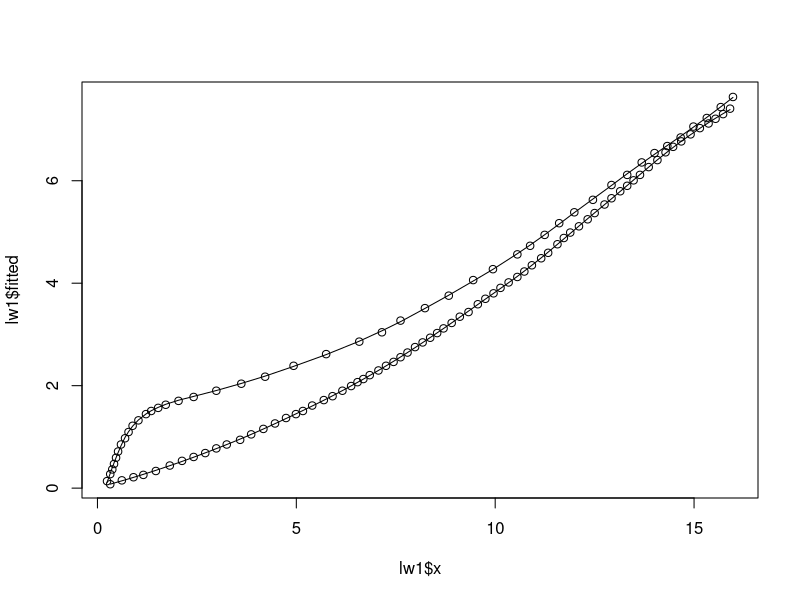
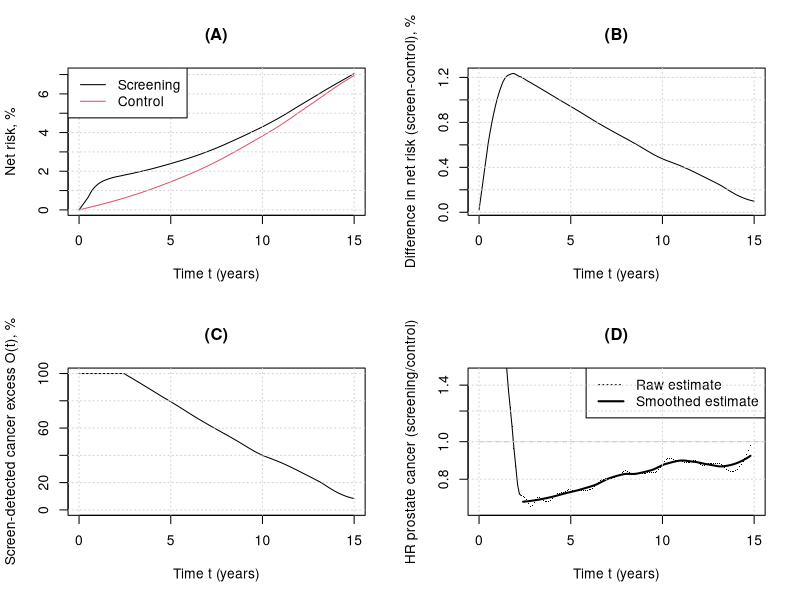

Write the R code that produced these figures, in order.
##_/_/_/_/_/_/_/_/_/_/_/_/_/_/_/_/_/_/_/_/_/_/_/_/_/_/_/_/_/_/_/_/_/_/_/_/_/_/_/_/_/_/
##
## Analysis code for:  Evaluating the impact of age on prostate cancer overdiagnosis using long-term follow-up from the CAP randomised trial (Brentnall et al, submitted 2026).
##
## Date: 27th Feb 2026
## Author: Adam Brentnall
##_/_/_/_/_/_/_/_/_/_/_/_/_/_/_/_/_/_/_/_/_/_/_/_/_/_/_/_/_/_/_/_/_/_/_/_/_/_/_/_/_/_/

## Libraries
library("tidyverse")
library("readxl")

######################################################################################
## Load data
## Data extracted from Martin RM, Turner EL, Young GJ, Metcalfe C, Walsh EI, Lane JA, et al.
## Prostate-Specific Antigen Screening and 15-Year Prostate Cancer Mortality: A Secondary
## Analysis of the CAP Randomized Clinical Trial. JAMA. 2024;331:1460-70.
## Figure 2c, extracted using https://plotdigitizer.com/app

## control arm
mydta_control<-read_csv("plot-data-control-arm.csv")
mydta_control<-mydta_control[order(mydta_control$x),]

## screening arm
mydta_screen<-read_csv("plot-data-screening-arm.csv")
mydta_screen<-mydta_screen[order(mydta_screen$x),]

## interpolate points
lw1<-loess(y~x, mydta_screen, span=0.25)

lw2<-loess(y~x, mydta_control, span=0.25)

## visual 
plot(lw1$x, lw1$fitted, type="l")
points(lw1$x, lw1$y)
lines(lw2$x,lw2$fitted)
points(lw2$x, lw2$y)

## create data with same x-vals for both arms
myy_screen<-predict(lw1, newdata=data.frame(x=seq(0.5,15, by=0.1)))

myy_control<-predict(lw2, newdata=data.frame(x=seq(0.5,15, by=0.1)))

mynewdta<-data.frame(x=c(0,seq(0.5,15,by=0.1)), yscreen=c(0,myy_screen), ycontrol=c(0,myy_control))

######################################################################################
## Estimate excess / overdiagnosis using data

## cumulative hazard
mynewdta$hscreen <- -log(1-mynewdta$yscreen/100)
mynewdta$hcontrol <- -log(1-mynewdta$ycontrol/100)

## summary stat for net overdiagnosis based on reported statistics in paper
myse1<-(-0.0682+0.0706)/(2*1.96)

myse2<-(0.0721-0.0695)/(2*1.96)

myse3<-sqrt(myse1^2+myse2^2)

mypt<-0.0708 - 0.0694

myci<-c(mypt+1.96*myse3, mypt, mypt-1.96*myse3)*100

## Absolute risk difference and 95%CI at 15y
myci

## Baseline screen
Sbase<-2249/(113679+75707)

## Net overdiagnosis at 15y and 95%CI
(myci/100)/Sbase

## excess through time
mynewdta$oS<-(mynewdta$yscreen/100-mynewdta$ycontrol/100)/Sbase

## smoother to interpolate
lw3b<-loess(oS~x, mynewdta, span=0.2)

mynewdta$oSs<-lw3b$fitted

## set max excess to 1 at beginning
myidx<-max(seq(1,nrow(mynewdta))[mynewdta$oSs>1])

mynewdta$oSs2<-mynewdta$oSs

mynewdta$oSs2[1:myidx]<-1

### Estimate hazard using rate of change of cumulative hazard
## Use moving average of three points to estimate hazard from cumulative hazard to reduce noise
##
myplotdta<-data.frame(grad=c(NA,diff(mynewdta$hscreen) / diff(mynewdta$hcontrol)), x=mynewdta$x)

myplotdta$hscreens<-c(NA,sapply(2:(nrow(mynewdta)-1), function(idx) mean(mynewdta$hscreen[(idx-1):(idx+1)])),NA)

myplotdta$hcontrols<-c(NA,sapply(2:(nrow(mynewdta)-1), function(idx) mean(mynewdta$hcontrol[(idx-1):(idx+1)])),NA)

myplotdta$grad2<-c(NA,diff(myplotdta$hscreens)/diff(myplotdta$hcontrols))


myplotdta$hscreens2<-c(NA,NA,sapply(3:(nrow(mynewdta)-2), function(idx) mean(mynewdta$hscreen[(idx-2):(idx+2)])),NA, NA)

myplotdta$hcontrols2<-c(NA,NA, sapply(3:(nrow(mynewdta)-2), function(idx) mean(mynewdta$hcontrol[(idx-2):(idx+2)])),NA, NA)

myplotdta$grad3<-c(NA,diff(myplotdta$hscreens2)/diff(myplotdta$hcontrols2))

## plot for paper
myscale<-1

postscript(file="CAP-overdx-net.eps",horiz=FALSE,onefile=FALSE,width=14*myscale, height=10*myscale, pointsize=14)

par(mfrow=c(2,2))
## Plot (a): cumulative incidence
plot(mynewdta$x, mynewdta$yscreen, type="l", xlab="Time t (years)", ylab="Net risk, %", main="(A)")
lines(mynewdta$x, mynewdta$ycontrol, col=2)
grid()
legend("topleft", c("Screening", "Control"), col=c(1,2), lty=1)

## Plot (b): Difference in cumulative incidence (smoothed)
lw4<-loess(yscreen-ycontrol~x, mynewdta, span=0.2)
plot(mynewdta$x, lw4$fitted, type="l", xlab="Time t (years)", ylab="Difference in net risk (screen-control), %", main="(B)")
grid()

## Plot (c): Excess (smoothed)
plot(mynewdta$x, mynewdta$oSs2*100, type="l", xlab="Time t (years)", ylab="Screen-detected cancer excess O(t), %", ylim=c(0,100), main="(C)")
##lines(c(0,15), c(10,10),lty=2, col="gray")
grid()

## Plot (d): Compensatory drop, using estimated hazard ratio
mystart<-2.4
## Raw hazard ratio from moving average to estimate hazard separately in control and screening
plot(myplotdta$x, myplotdta$grad3, log="y", ylim=c(2/3,3/2), type="p", pch=".", xlab="Time t (years)", ylab="HR prostate cancer (screening/control)", main="(D)")
## smoothed hazard ratio
lwgrad<-loess(grad3~x, myplotdta[myplotdta$x>mystart,], span=0.4)
lines(lwgrad$x, lwgrad$fitted, col=1, lwd=2)
lines(myplotdta$x[myplotdta$x<=mystart], myplotdta$grad3[myplotdta$x<=mystart], lwd=1)
lines(c(0,20),c(1,1), lty=2, col="gray")
legend("topright", c("Raw estimate", "Smoothed estimate"), col=c(1,1), lty=c(3, 1), lwd=c(1,2))
grid()

dev.off()

####################################
##                                ##      
## Crude overdiagnosis estimates  ##
##                                ## 
####################################

## English all-cause mortality rates 
mymort<-readxl::read_xlsx("timeseries3yrqx19802021.xlsx", sheet="Eng Males qx", skip=4)

## Use period rates from 2021-23
mymort_ref<-data.frame(age=0:100, mort=mymort$`2021-2023`)

## Prostate cancer mortality rates
## Data from: #https://digital.nhs.uk/data-and-information/publications/statistical/compendium-mortality/current/mortality-from-prostate-cancer/mortality-from-prostate-cancer-crude-death-rate-by-age-group-3-year-average-m
## Rates -
## 1+	 01-04	 05-14	 15-34	 35-64	 65-74	 75+
mymort_prostate<-c(0.12,	0.05,	0.02,	4.82,	71.59,	373.84)/100000
mymort_ref$pc<-rep(mymort_prostate, c(5,10,20,30,10,26))

## Subtract rate of death from prostate cancer
mymort_ref$xpc<-mymort_ref$mort-mymort_ref$pc

## Simple model for rate of decline net overdiagnosis based on the plot
myrate<-(100-11.7)/12

myrate

## function t
fn.overdxc2<-function(h2, nl=15){
    
    S2<-c(1,exp(-cumsum(h2))) ## competing risks, survival

    S1<-c(1,1,1,1,1-seq(1,12)*(0.0736)) ## net survival

    h1<-diff(-log(S1)) ## net hazard
    
    myovdx<- 1 - cumsum( (h1/(h1+h2)) * (1-exp(-(h1+h2))) * S1[1:nl] * S2[1:nl])

    myovdx[nl]

}

## all-cause mortality assumption age 50-64
thisref1<-mymort_ref$mort[51:65]
## non prostate cancer mortality rate assumption age 50-64
thisref2<-mymort_ref$xpc[51:65]
## Probability alive by end 15y
1-prod(1-thisref1)
## Probability prostate cancer not diagnosed by end 15y
fn.overdxc2(thisref2)

## age 59y (to 74)
thisref1<-mymort_ref$mort[60:74]
thisref2<-mymort_ref$xpc[60:74]
1-prod(1-thisref1)
fn.overdxc2(thisref2)

## age 64y (to 79)
thisref1<-mymort_ref$mort[65:79]
thisref2<-mymort_ref$xpc[65:79]
1-prod(1-thisref1)
fn.overdxc2(thisref2)

## age 80y (to 95)
thisref1<-mymort_ref$mort[81:95]
thisref2<-mymort_ref$xpc[81:95]
1-prod(1-thisref1)
fn.overdxc2(thisref2)
